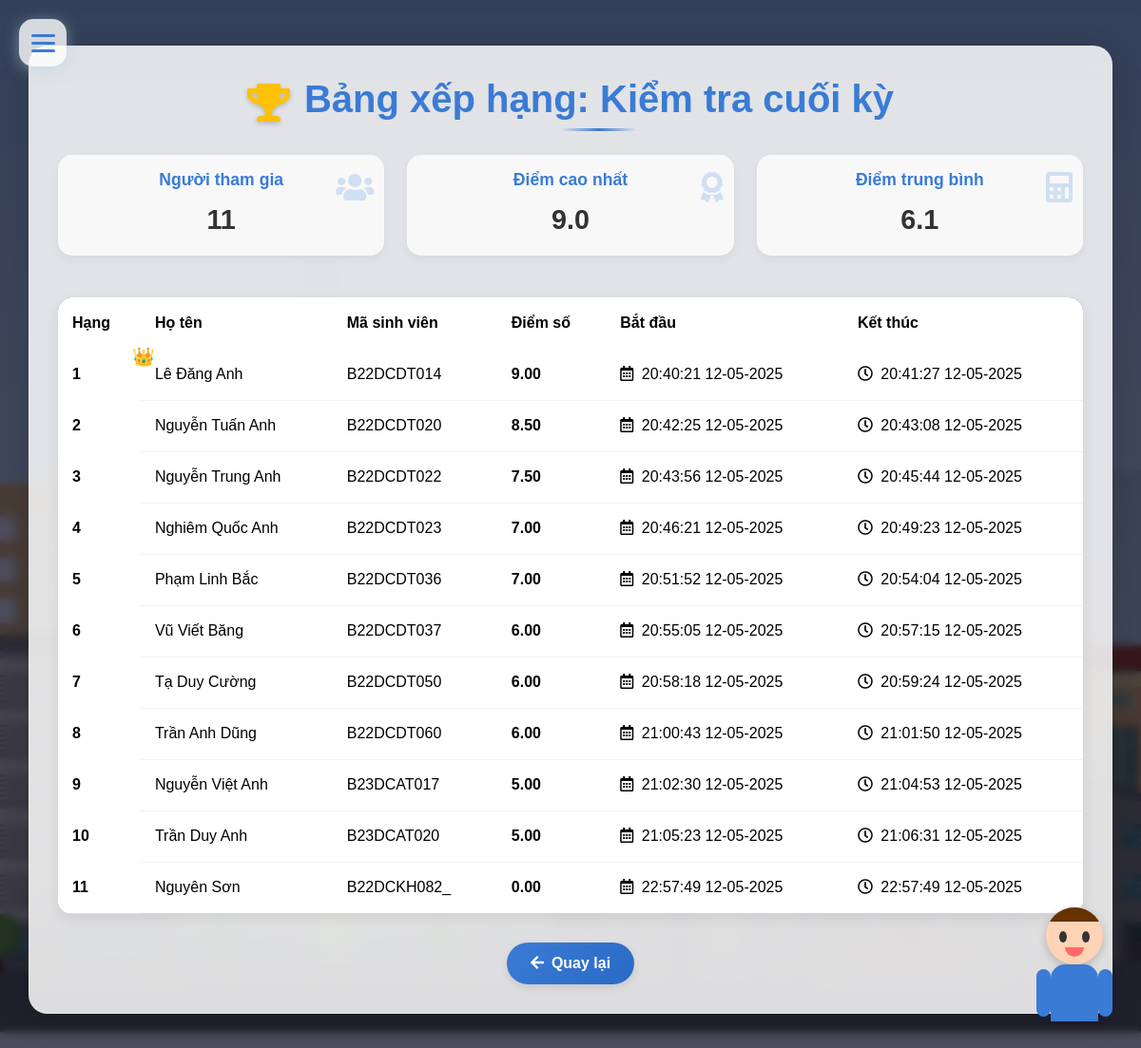
Page /myclass/quiz_leaderboard/33 (signed in) on the committed database.
### quiz/models.py (models this page shows, shortened)
class Quiz(models.Model):
    QUIZ_TYPES = [
        ('NORMAL', 'Bài kiểm tra thông thường'),
        ('PDF', 'Bài kiểm tra PDF'),
    ]
    id = models.AutoField(primary_key=True)
    title = models.CharField(max_length=255)
    description = models.TextField()
    class_id = models.ForeignKey(MyClass, on_delete=models.CASCADE, null=True, blank=True)
    category = models.ForeignKey(Category, on_delete=models.CASCADE,null=True, blank=True)
    quiz_file = models.FileField(upload_to='quiz/' , null=True, blank=True)
    quiz_type = models.CharField(max_length=10, choices=QUIZ_TYPES, default='NORMAL')
    created_at = models.DateTimeField(auto_now_add=True)
    updated_at = models.DateTimeField(auto_now=True)
    duration = models.IntegerField(default=45)
    total_questions = models.IntegerField()
    instructor = models.ForeignKey(User, on_delete=models.CASCADE,null=True, blank=True)
    active = models.BooleanField(default=False)
    class Meta:
        verbose_name_plural = 'Quizzes'

class QuizResult(models.Model):
    id = models.AutoField(primary_key=True)
    user_id = models.ForeignKey(User, on_delete=models.CASCADE)
    quiz_id = models.ForeignKey(Quiz, on_delete=models.CASCADE)
    score = models.FloatField()
    correct_answers = models.IntegerField()
    incorrect_answers = models.IntegerField()
    start_time = models.DateTimeField(default=timezone.now)
    end_time = models.DateTimeField(default=timezone.now)

### account/models.py (models this page shows, shortened)
class Profile(models.Model):
    user = models.OneToOneField(User, on_delete=models.CASCADE, null=True, related_name='profile', verbose_name='User Object')
    user_class = models.TextField(blank=True, null=True)
    email = models.EmailField(blank=True, null=True, max_length=254, unique=True)
    profile_img = models.ImageField(upload_to='profile_images', default='profile_images/user.jpg', blank=True, null=True, verbose_name='Profile Pic')
    studen_id = models.CharField(max_length=15, blank=True, null=True)
    GENDER = (
        ('Male', 'Male'),
        ('Female', 'Female'),
        ('Other', 'Other'),
    )
    gender = models.CharField(max_length=6, choices=GENDER, blank=True, null=True)

### quiz/views.py (the view)
# urls.py: path('quiz_leaderboard/<int:quiz_id>', quiz_views.quiz_leaderboard_view, name='quiz_leaderboard'),
@login_required(login_url='login')
def quiz_leaderboard_view(request, quiz_id):
    quiz = get_object_or_404(Quiz, id=quiz_id)
    class_instance = quiz.class_id
    if request.user != quiz.instructor and request.user not in class_instance.students.all():
        return render(request, '404.html', status=404)  # Trả về trang 403 nếu không có quyền truy cập
    subquery = QuizResult.objects.filter(
    user_id=OuterRef('user_id'),
    quiz_id=OuterRef('quiz_id')
    ).order_by('-score').values('score')[:1]
    results = QuizResult.objects.filter(score = Subquery(subquery), quiz_id = quiz_id).order_by('-score')
    return render(request,
                  'quiz_leaderboard.html',
                  { 'quiz': quiz,
                    'results': results})

### templates/quiz_leaderboard.html (shortened to what this page needs)
<!DOCTYPE html>
<html lang="en">
<head>
    <link rel="stylesheet" href="/static/cssQuan/bootstrap.min.css">
    <link rel="stylesheet" href="/static/css/style.css">
    <link rel="stylesheet" href="https://cdnjs.cloudflare.com/ajax/libs/font-awesome/5.15.4/css/all.min.css">
    <link href='https://unpkg.com/boxicons@2.1.4/css/boxicons.min.css' rel='stylesheet'>
</head>
<body class="fade-in">
    {% include "Components/newmenu.html" %}
    <div class="container my-5">
        <div class="d-flex justify-content-center align-items-center mb-4">
            <span class="trophy-icon"><i class="fas fa-trophy"></i></span>
            <h1 class="leaderboard-title mb-0">Bảng xếp hạng: {{ quiz.title }}</h1>
        </div>
        <div class="row mb-4">
            <div class="col-md-4">
                <div class="stats-card text-center position-relative">
                    <span class="stats-icon"><i class="fas fa-users"></i></span>
                    <h5>Người tham gia</h5>
                    <p>{{ results|length }}</p>
                </div>
            </div>
            <div class="col-md-4">
                <div class="stats-card text-center position-relative">
                    <span class="stats-icon"><i class="fas fa-award"></i></span>
                    <h5>Điểm cao nhất</h5>
                    <p>{% if results %}{{ results.0.score }}{% else %}0{% endif %}</p>
                </div>
            </div>
            <div class="col-md-4">
                <div class="stats-card text-center position-relative">
                    <span class="stats-icon"><i class="fas fa-calculator"></i></span>
                    <h5>Điểm trung bình</h5>
                    <p id="average-score">0</p>
                </div>
            </div>
        </div>
        {% if results %}
            <div class="leaderboard-table table-responsive">
                <table class="table table-hover mb-0">
                    <thead>
                        <tr>
                            <th scope="col">Hạng</th>
                            <th scope="col">Họ tên</th>
                            <th scope="col">Mã sinh viên</th>
                            <th scope="col">Điểm số</th>
                            <th scope="col">Bắt đầu</th>
                            <th scope="col">Kết thúc</th>
                        </tr>
                    </thead>
                    <tbody>
                        {% for result in results %}
                        <tr>
                            <th scope="row" class="{% if forloop.counter == 1 %}rank-1{% elif forloop.counter == 2 %}rank-2{% elif forloop.counter == 3 %}rank-3{% endif %}">{{ forloop.counter }}</th>
                            <td>{{ result.user_id.first_name }} {{ result.user_id.last_name }}</td>
                            <td>{{ result.user_id.profile.studen_id }}</td>
                            <td class="fw-bold">{{ result.score|floatformat:2 }}</td>
                            <td><i class="far fa-calendar-alt me-1"></i> {{ result.start_time|date:"H:i:s d-m-Y" }}</td>
                            <td><i class="far fa-clock me-1"></i> {{ result.end_time|date:"H:i:s d-m-Y" }}</td>
                        </tr>
                        {% endfor %}
                    </tbody>
                </table>
            </div>
        {% else %}
            <div class="no-results">
                <i class="fas fa-info-circle me-2"></i> Chưa có kết quả nào cho bài kiểm tra này.
            </div>
        {% endif %}
        <div class="text-center mt-4">
            <a href="javascript:history.back()" class="btn btn-primary">
                <i class="fas fa-arrow-left me-2"></i>Quay lại
            </a>
        </div>
    </div>
    {% include "Components/chat_bubble.html" %}
</body>
</html>

### static/css/style.css (style rules this page uses)
* { font-family: 'Arial', 'Tahoma', 'Verdana', 'Roboto', 'Open Sans', sans-serif; }
body { background-image: url("../images/Bg1.jpg"); background-size: cover; background-repeat: no-repeat; background-attachment: fixed; background-position: center; }

### templates/quiz_leaderboard.html (style rules this page uses)
* { margin: 0; padding: 0; box-sizing: border-box; font-family: 'Arial', sans-serif; }
body { background-image: url('/static/images/Ptit.jpg'); background-size: cover; background-repeat: no-repeat; background-attachment: fixed; background-position: center; position: relative; min-height: 100vh; }
body::before { content: ''; position: fixed; top: 0; left: 0; width: 100%; height: 100%; background-color: rgba(0, 0, 20, 0.7); backdrop-filter: blur(5px); -webkit-backdrop-filter: blur(5px); z-index: -1; pointer-events: none; }
.fade-in { animation: fadeIn 0.5s ease-in; }
.container { background: rgba(255, 255, 255, 0.85); border-radius: 20px; box-shadow: 0 8px 32px rgba(0, 0, 0, 0.15); backdrop-filter: blur(10px); -webkit-backdrop-filter: blur(10px); padding: 30px; margin-top: 80px; margin-bottom: 50px; transition: all 0.3s ease; border: 1px solid rgba(255, 255, 255, 0.18); }
.leaderboard-title { color: #3a7bd5; font-weight: 700; position: relative; padding-bottom: 10px; margin-bottom: 25px; text-align: center; }
.leaderboard-title::after { content: ''; position: absolute; bottom: 0; left: 50%; transform: translateX(-50%); width: 80px; height: 3px; background: linear-gradient(90deg, transparent, #3a7bd5, transparent); border-radius: 3px; }
.trophy-icon { font-size: 2.5rem; color: #ffc107; margin-right: 15px; text-shadow: 0 2px 5px rgba(0, 0, 0, 0.2); animation: swing 2s infinite; display: inline-block; }
.leaderboard-table { border-radius: 15px; overflow: hidden; box-shadow: 0 5px 15px rgba(0, 0, 0, 0.08); margin-bottom: 30px; }
.leaderboard-table thead { background: linear-gradient(135deg, #3a7bd5, #2a6ac5); color: white; }
.leaderboard-table th { font-weight: 600; padding: 15px; border: none; }
.leaderboard-table td { padding: 12px 15px; border-color: rgba(0, 0, 0, 0.05); vertical-align: middle; }
.leaderboard-table tbody tr { transition: all 0.3s ease; background-color: rgba(255, 255, 255, 0.6); }
.rank-1, .rank-2, .rank-3 { font-weight: bold; }
.rank-1 { color: #ffd700; position: relative; }
.rank-1::after { content: "👑"; position: absolute; top: -5px; right: -15px; font-size: 1.2rem; }
.rank-2 { color: #c0c0c0; }
.rank-3 { color: #cd7f32; }
.btn { border-radius: 30px; padding: 10px 25px; font-weight: 600; transition: all 0.3s ease; box-shadow: 0 3px 8px rgba(0, 0, 0, 0.1); border: none; }
.btn-primary { background: linear-gradient(135deg, #3a7bd5, #2a6ac5); }
.stats-card { background: rgba(255, 255, 255, 0.75); border-radius: 15px; padding: 15px; margin-bottom: 20px; border: 1px solid rgba(255, 255, 255, 0.18); box-shadow: 0 4px 10px rgba(0, 0, 0, 0.05); transition: all 0.3s ease; }
.stats-card h5 { color: #3a7bd5; font-weight: 600; margin-bottom: 10px; font-size: 1.1rem; }
.stats-card p { font-size: 1.8rem; font-weight: bold; color: #333; margin: 0; }
.stats-card .stats-icon { font-size: 2rem; opacity: 0.2; position: absolute; top: 10px; right: 10px; color: #3a7bd5; }

### rows in the picture
Quiz: title "Kiểm tra cuối kỳ"
QuizResult: score "9.0", user_id.first_name "Lê Đăng", user_id.last_name "Anh", user_id.profile.studen_id "B22DCDT014", score "9.00", start_time "20:40:21 12-05-2025", end_time "20:41:27 12-05-2025"
QuizResult: user_id.first_name "Nguyễn Tuấn", user_id.last_name "Anh", user_id.profile.studen_id "B22DCDT020", score "8.50", start_time "20:42:25 12-05-2025", end_time "20:43:08 12-05-2025"
QuizResult: user_id.first_name "Nguyễn Trung", user_id.last_name "Anh", user_id.profile.studen_id "B22DCDT022", score "7.50", start_time "20:43:56 12-05-2025", end_time "20:45:44 12-05-2025"
QuizResult: user_id.first_name "Nghiêm Quốc", user_id.last_name "Anh", user_id.profile.studen_id "B22DCDT023", score "7.00", start_time "20:46:21 12-05-2025", end_time "20:49:23 12-05-2025"
QuizResult: user_id.first_name "Phạm Linh", user_id.last_name "Bắc", user_id.profile.studen_id "B22DCDT036", score "7.00", start_time "20:51:52 12-05-2025", end_time "20:54:04 12-05-2025"
QuizResult: user_id.first_name "Vũ Viết", user_id.last_name "Băng", user_id.profile.studen_id "B22DCDT037", score "6.00", start_time "20:55:05 12-05-2025", end_time "20:57:15 12-05-2025"
QuizResult: user_id.first_name "Tạ Duy", user_id.last_name "Cường", user_id.profile.studen_id "B22DCDT050", score "6.00", start_time "20:58:18 12-05-2025", end_time "20:59:24 12-05-2025"
QuizResult: user_id.first_name "Trần Anh", user_id.last_name "Dũng", user_id.profile.studen_id "B22DCDT060", score "6.00", start_time "21:00:43 12-05-2025", end_time "21:01:50 12-05-2025"
QuizResult: user_id.first_name "Nguyễn Việt", user_id.last_name "Anh", user_id.profile.studen_id "B23DCAT017", score "5.00", start_time "21:02:30 12-05-2025", end_time "21:04:53 12-05-2025"
QuizResult: user_id.first_name "Trần Duy", user_id.last_name "Anh", user_id.profile.studen_id "B23DCAT020", score "5.00", start_time "21:05:23 12-05-2025", end_time "21:06:31 12-05-2025"
QuizResult: user_id.first_name "Nguyên", user_id.last_name "Sơn", user_id.profile.studen_id "B22DCKH082_", score "0.00", start_time "22:57:49 12-05-2025", end_time "22:57:49 12-05-2025"

### other values in the picture
{{ results|length }} "11"
